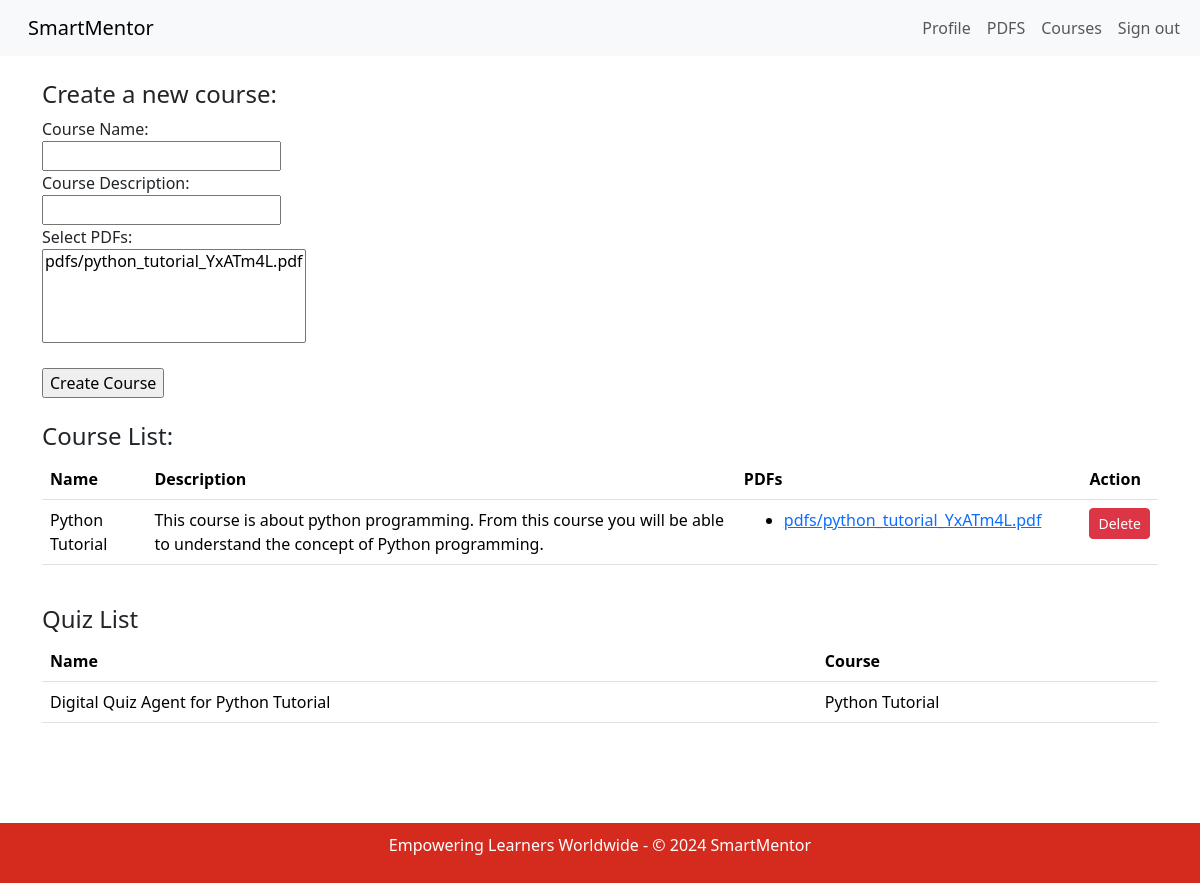
/teacher/courses (signed in), run on the app's committed database.
### app/models.py (models this page shows, shortened)
class Course(models.Model):
    name = models.CharField(max_length=50, default='course')
    description = models.CharField(max_length=200, default='Default description')
    pdfs = models.ManyToManyField(PDF, blank=True, related_name='courses')
    time_created = models.DateTimeField(auto_now_add=True, null=True)
    teacher = models.ForeignKey('Teacher', on_delete=models.CASCADE, related_name='courses', default=Teacher.get_default_teacher)

class PDF(models.Model):
    file = models.FileField(upload_to='pdfs/')
    uploaded_by = models.ForeignKey('Teacher', on_delete=models.CASCADE)

class Quiz(models.Model):
    course = models.ForeignKey(Course, on_delete=models.CASCADE, null=True)
    name = models.CharField(max_length=255)
    teacher = models.ForeignKey(Teacher, on_delete=models.CASCADE, related_name='quizzes', default=1)

### app/views.py (the view, shortened to what this page needs)
# urls.py: path('teacher/courses', TeacherCourseView.as_view(), name='teacher_courses'),
class TeacherCourseView(LoginRequiredMixin, ListView):
    model = Course
    form_class = CourseForm
    template_name = 'app/teacher_course.html'
    def get_queryset(self):
        if hasattr(self.request.user, 'teacher'):
            return Course.objects.filter(teacher=self.request.user.teacher)
        else:
            return Course.objects.none()

### app/templates/app/teacher_course.html (shortened to what this page needs)
{% extends "app/base.html" %}
{% block content %}
    {% if user.is_authenticated %}
        {% if user.profile.role == 'teacher' %}
            <nav class="navbar navbar-expand-lg bg-body-tertiary">
                <div class="container-fluid">
                    <a class="navbar-brand" href="/">SmartMentor</a>
                    <div class="collapse navbar-collapse" id="navbarSupportedContent">
                        <ul class="navbar-nav me-auto mb-2 mb-lg-0">
                            <li class="nav-item">
                                <a class="nav-link" href="{% url 'teacher_profile' %}">Profile</a>
                            </li>
                            <li class="nav-item">
                                <a class="nav-link" href="{% url 'teacher_pdfs' %}">PDFS</a>
                            </li>
                              <li class="nav-item">
                                  <a class="nav-link" href="{% url 'teacher_courses' %}">Courses</a>
                              </li>
                            <li class="nav-item">
                                <form action="{% url 'logout' %}" method="post" style="margin: 0">
                                    <button type="submit" class="nav-link" style="background: none; border: none; cursor: pointer;">Sign out</button>
                                </form>
                            </li>
                        </ul>
                    </div>
                </div>
            </nav>
            <br />
            <div class="container-xl">
                <section>
                    <h4>Create a new course:</h4>
                    <form action="{% url 'course_create' %}" method="post">
                        <label for="name">Course Name:</label><br>
                        <input type="text" id="name" name="name"><br>
                        <label for="description">Course Description:</label><br>
                        <input type="text" id="description" name="description"><br>
                        <label for="pdfs">Select PDFs:</label><br>
                        <select id="pdfs" name="pdfs" multiple>
                            {% for pdf in user.teacher.pdfs.all %}
                                <option value="{{ pdf.id }}">{{ pdf.file.name }}</option>
                            {% endfor %}
                        </select><br><br>
                        <input type="submit" value="Create Course">
                    </form>
                </section>
            </div>
            <br />
            <div class="container-xl">
                <section>
                    <h4>Course List:</h4>
                    {% if user.profile.teacher.courses_list.all %}
                        <table class="table">
                            <thead>
                                <tr>
                                    <th>Name</th>
                                    <th>Description</th>
                                    <th>PDFs</th>
                                    <th>Action</th>
                                </tr>
                            </thead>
                            <tbody>
                                {% for course in user.profile.teacher.courses_list.all %}
                                    <tr>
                                        <td>{{ course.name }}</td>
                                        <td>{{ course.description }}</td>
                                        <td>
                                            <ul>
                                                {% for pdf in course.pdfs.all %}
                                                    <li><a href="{{ pdf.file.url }}">{{ pdf.file.name }}</a></li>
                                                {% endfor %}
                                            </ul>
                                        </td>
                                        <td>
                                            <form method="post" action="{% url 'course_delete' course.id %}">
                                                <button type="submit" class="btn btn-danger btn-sm">Delete</button>
                                            </form>
                                        </td>
                                    </tr>
                                {% endfor %}
                            </tbody>
                        </table>
                    {% else %}
                        <p>No courses created, must upload pdfs to create course!</p>
                    {% endif %}
                </section>
            </div>
            <br />
            <div class="container-xl">
                <section>
                    <h4>Quiz List</h4>
                    {% if user.profile.teacher.quizzes.all %}
                        <table class="table">
                            <thead>
                                <tr>
                                    <th>Name</th>
                                    <th>Course</th>
                                </tr>
                            </thead>
                            <tbody>
                                {% for quiz in user.profile.teacher.quizzes.all %}
                                    <tr>
                                        <td>{{ quiz.name }}</td>
                                        <td>{{ quiz.course.name }}</td>
                                    </tr>
                                {% endfor %}
                            </tbody>
                        </table>
                    {% else %}
                        <p>No quizzes created yet!</p>
                    {% endif %}
                </section>
            </div>
            <br />
            <br />
            <br />
            <br />
            <br />
            <br />
        {% else %}
            <h1>Access Denied</h1>
            <p>You are not authorized to view this page. Please <a href="/">back</a> to home.</p>
        {% endif %}
    {% endif %}
{% endblock %}

### data on the page
Course: name "Python Tutorial", description "This course is about python programming. From this course you will be able to understand the concept of Python programming."
PDF: {{ pdf.id }} 4 (drawn), file.name "pdfs/python_tutorial_YxATm4L.pdf"
Quiz: name "Digital Quiz Agent for Python Tutorial", course.name "Python Tutorial"
